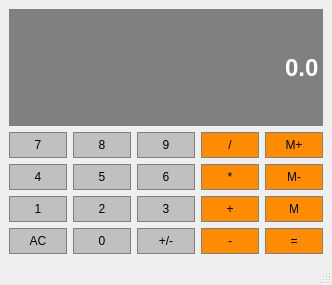
<?xml version="1.0" encoding="UTF-8"?>
<ui version="4.0">
 <class>calculator</class>
 <widget class="QMainWindow" name="calculator">
  <property name="geometry">
   <rect>
    <x>0</x>
    <y>0</y>
    <width>332</width>
    <height>285</height>
   </rect>
  </property>
  <property name="windowTitle">
   <string>MainWindow</string>
  </property>
  <widget class="QWidget" name="centralwidget">
   <layout class="QGridLayout" name="gridLayout">
    <item row="1" column="1">
     <widget class="QPushButton" name="Button8">
      <property name="sizePolicy">
       <sizepolicy hsizetype="Preferred" vsizetype="Preferred">
        <horstretch>0</horstretch>
        <verstretch>0</verstretch>
       </sizepolicy>
      </property>
      <property name="styleSheet">
       <string notr="true">QPushButton{
	background-color:#C0C0C0;
	border:1px solid gray;
	padding:5px;
}
QPushButton:Pressed{
	background-color:#A9A9A9;
	border:1px solid gray;
	padding:5px;
}</string>
      </property>
      <property name="text">
       <string>8</string>
      </property>
     </widget>
    </item>
    <item row="2" column="4">
     <widget class="QPushButton" name="MemSub">
      <property name="sizePolicy">
       <sizepolicy hsizetype="Preferred" vsizetype="Preferred">
        <horstretch>0</horstretch>
        <verstretch>0</verstretch>
       </sizepolicy>
      </property>
      <property name="styleSheet">
       <string notr="true">QPushButton{
	background-color:#FF8C00;
	border:1px solid gray;
	padding:5px;
}
QPushButton:Pressed{
	background-color:#A9A9A9;
	border:1px solid gray;
	padding:5px;
}</string>
      </property>
      <property name="text">
       <string>M-</string>
      </property>
     </widget>
    </item>
    <item row="4" column="1">
     <widget class="QPushButton" name="Button0">
      <property name="sizePolicy">
       <sizepolicy hsizetype="Preferred" vsizetype="Preferred">
        <horstretch>0</horstretch>
        <verstretch>0</verstretch>
       </sizepolicy>
      </property>
      <property name="styleSheet">
       <string notr="true">QPushButton{
	background-color:#C0C0C0;
	border:1px solid gray;
	padding:5px;
}
QPushButton:Pressed{
	background-color:#A9A9A9;
	border:1px solid gray;
	padding:5px;
}</string>
      </property>
      <property name="text">
       <string>0</string>
      </property>
     </widget>
    </item>
    <item row="4" column="2">
     <widget class="QPushButton" name="ChangeSign">
      <property name="sizePolicy">
       <sizepolicy hsizetype="Preferred" vsizetype="Preferred">
        <horstretch>0</horstretch>
        <verstretch>0</verstretch>
       </sizepolicy>
      </property>
      <property name="styleSheet">
       <string notr="true">QPushButton{
	background-color:#C0C0C0;
	border:1px solid gray;
	padding:5px;
}
QPushButton:Pressed{
	background-color:#A9A9A9;
	border:1px solid gray;
	padding:5px;
}</string>
      </property>
      <property name="text">
       <string>+/-</string>
      </property>
     </widget>
    </item>
    <item row="2" column="1">
     <widget class="QPushButton" name="Button5">
      <property name="sizePolicy">
       <sizepolicy hsizetype="Preferred" vsizetype="Preferred">
        <horstretch>0</horstretch>
        <verstretch>0</verstretch>
       </sizepolicy>
      </property>
      <property name="styleSheet">
       <string notr="true">QPushButton{
	background-color:#C0C0C0;
	border:1px solid gray;
	padding:5px;
}
QPushButton:Pressed{
	background-color:#A9A9A9;
	border:1px solid gray;
	padding:5px;
}</string>
      </property>
      <property name="text">
       <string>5</string>
      </property>
     </widget>
    </item>
    <item row="1" column="4">
     <widget class="QPushButton" name="MemAdd">
      <property name="sizePolicy">
       <sizepolicy hsizetype="Preferred" vsizetype="Preferred">
        <horstretch>0</horstretch>
        <verstretch>0</verstretch>
       </sizepolicy>
      </property>
      <property name="styleSheet">
       <string notr="true">QPushButton{
	background-color:#FF8C00;
	border:1px solid gray;
	padding:5px;
}
QPushButton:Pressed{
	background-color:#A9A9A9;
	border:1px solid gray;
	padding:5px;
}</string>
      </property>
      <property name="text">
       <string>M+</string>
      </property>
     </widget>
    </item>
    <item row="1" column="3">
     <widget class="QPushButton" name="Divide">
      <property name="sizePolicy">
       <sizepolicy hsizetype="Preferred" vsizetype="Preferred">
        <horstretch>0</horstretch>
        <verstretch>0</verstretch>
       </sizepolicy>
      </property>
      <property name="styleSheet">
       <string notr="true">QPushButton{
	background-color:#FF8C00;
	border:1px solid gray;
	padding:5px;
}
QPushButton:Pressed{
	background-color:#A9A9A9;
	border:1px solid gray;
	padding:5px;
}</string>
      </property>
      <property name="text">
       <string>/</string>
      </property>
     </widget>
    </item>
    <item row="3" column="2">
     <widget class="QPushButton" name="Button3">
      <property name="sizePolicy">
       <sizepolicy hsizetype="Preferred" vsizetype="Preferred">
        <horstretch>0</horstretch>
        <verstretch>0</verstretch>
       </sizepolicy>
      </property>
      <property name="styleSheet">
       <string notr="true">QPushButton{
	background-color:#C0C0C0;
	border:1px solid gray;
	padding:5px;
}
QPushButton:Pressed{
	background-color:#A9A9A9;
	border:1px solid gray;
	padding:5px;
}</string>
      </property>
      <property name="text">
       <string>3</string>
      </property>
     </widget>
    </item>
    <item row="4" column="3">
     <widget class="QPushButton" name="Subtract">
      <property name="sizePolicy">
       <sizepolicy hsizetype="Preferred" vsizetype="Preferred">
        <horstretch>0</horstretch>
        <verstretch>0</verstretch>
       </sizepolicy>
      </property>
      <property name="styleSheet">
       <string notr="true">QPushButton{
	background-color:#FF8C00;
	border:1px solid gray;
	padding:5px;
}
QPushButton:Pressed{
	background-color:#A9A9A9;
	border:1px solid gray;
	padding:5px;
}</string>
      </property>
      <property name="text">
       <string>-</string>
      </property>
     </widget>
    </item>
    <item row="3" column="1">
     <widget class="QPushButton" name="Button2">
      <property name="sizePolicy">
       <sizepolicy hsizetype="Preferred" vsizetype="Preferred">
        <horstretch>0</horstretch>
        <verstretch>0</verstretch>
       </sizepolicy>
      </property>
      <property name="styleSheet">
       <string notr="true">QPushButton{
	background-color:#C0C0C0;
	border:1px solid gray;
	padding:5px;
}
QPushButton:Pressed{
	background-color:#A9A9A9;
	border:1px solid gray;
	padding:5px;
}</string>
      </property>
      <property name="text">
       <string>2</string>
      </property>
     </widget>
    </item>
    <item row="2" column="3">
     <widget class="QPushButton" name="Multiple">
      <property name="sizePolicy">
       <sizepolicy hsizetype="Preferred" vsizetype="Preferred">
        <horstretch>0</horstretch>
        <verstretch>0</verstretch>
       </sizepolicy>
      </property>
      <property name="styleSheet">
       <string notr="true">QPushButton{
	background-color:#FF8C00;
	border:1px solid gray;
	padding:5px;
}
QPushButton:Pressed{
	background-color:#A9A9A9;
	border:1px solid gray;
	padding:5px;
}</string>
      </property>
      <property name="text">
       <string>*</string>
      </property>
     </widget>
    </item>
    <item row="3" column="0">
     <widget class="QPushButton" name="Button1">
      <property name="sizePolicy">
       <sizepolicy hsizetype="Preferred" vsizetype="Preferred">
        <horstretch>0</horstretch>
        <verstretch>0</verstretch>
       </sizepolicy>
      </property>
      <property name="styleSheet">
       <string notr="true">QPushButton{
	background-color:#C0C0C0;
	border:1px solid gray;
	padding:5px;
}
QPushButton:Pressed{
	background-color:#A9A9A9;
	border:1px solid gray;
	padding:5px;
}</string>
      </property>
      <property name="text">
       <string>1</string>
      </property>
     </widget>
    </item>
    <item row="4" column="4">
     <widget class="QPushButton" name="Equal">
      <property name="sizePolicy">
       <sizepolicy hsizetype="Preferred" vsizetype="Preferred">
        <horstretch>0</horstretch>
        <verstretch>0</verstretch>
       </sizepolicy>
      </property>
      <property name="styleSheet">
       <string notr="true">QPushButton{
	background-color:#FF8C00;
	border:1px solid gray;
	padding:5px;
}
QPushButton:Pressed{
	background-color:#A9A9A9;
	border:1px solid gray;
	padding:5px;
}</string>
      </property>
      <property name="text">
       <string>=</string>
      </property>
     </widget>
    </item>
    <item row="1" column="0">
     <widget class="QPushButton" name="Button7">
      <property name="sizePolicy">
       <sizepolicy hsizetype="Preferred" vsizetype="Preferred">
        <horstretch>0</horstretch>
        <verstretch>0</verstretch>
       </sizepolicy>
      </property>
      <property name="styleSheet">
       <string notr="true">QPushButton{
	background-color:#C0C0C0;
	border:1px solid gray;
	padding:5px;
}
QPushButton:Pressed{
	background-color:#A9A9A9;
	border:1px solid gray;
	padding:5px;
}</string>
      </property>
      <property name="text">
       <string>7</string>
      </property>
     </widget>
    </item>
    <item row="1" column="2">
     <widget class="QPushButton" name="Button9">
      <property name="sizePolicy">
       <sizepolicy hsizetype="Preferred" vsizetype="Preferred">
        <horstretch>0</horstretch>
        <verstretch>0</verstretch>
       </sizepolicy>
      </property>
      <property name="styleSheet">
       <string notr="true">QPushButton{
	background-color:#C0C0C0;
	border:1px solid gray;
	padding:5px;
}
QPushButton:Pressed{
	background-color:#A9A9A9;
	border:1px solid gray;
	padding:5px;
}</string>
      </property>
      <property name="text">
       <string>9</string>
      </property>
     </widget>
    </item>
    <item row="4" column="0">
     <widget class="QPushButton" name="Clear">
      <property name="sizePolicy">
       <sizepolicy hsizetype="Preferred" vsizetype="Preferred">
        <horstretch>0</horstretch>
        <verstretch>0</verstretch>
       </sizepolicy>
      </property>
      <property name="styleSheet">
       <string notr="true">QPushButton{
	background-color:#C0C0C0;
	border:1px solid gray;
	padding:5px;
}
QPushButton:Pressed{
	background-color:#A9A9A9;
	border:1px solid gray;
	padding:5px;
}</string>
      </property>
      <property name="text">
       <string>AC</string>
      </property>
     </widget>
    </item>
    <item row="3" column="4">
     <widget class="QPushButton" name="MemClear">
      <property name="sizePolicy">
       <sizepolicy hsizetype="Preferred" vsizetype="Preferred">
        <horstretch>0</horstretch>
        <verstretch>0</verstretch>
       </sizepolicy>
      </property>
      <property name="styleSheet">
       <string notr="true">QPushButton{
	background-color:#FF8C00;
	border:1px solid gray;
	padding:5px;
}
QPushButton:Pressed{
	background-color:#A9A9A9;
	border:1px solid gray;
	padding:5px;
}</string>
      </property>
      <property name="text">
       <string>M</string>
      </property>
     </widget>
    </item>
    <item row="2" column="2">
     <widget class="QPushButton" name="Button6">
      <property name="sizePolicy">
       <sizepolicy hsizetype="Preferred" vsizetype="Preferred">
        <horstretch>0</horstretch>
        <verstretch>0</verstretch>
       </sizepolicy>
      </property>
      <property name="styleSheet">
       <string notr="true">QPushButton{
	background-color:#C0C0C0;
	border:1px solid gray;
	padding:5px;
}
QPushButton:Pressed{
	background-color:#A9A9A9;
	border:1px solid gray;
	padding:5px;
}</string>
      </property>
      <property name="text">
       <string>6</string>
      </property>
     </widget>
    </item>
    <item row="3" column="3">
     <widget class="QPushButton" name="Add">
      <property name="sizePolicy">
       <sizepolicy hsizetype="Preferred" vsizetype="Preferred">
        <horstretch>0</horstretch>
        <verstretch>0</verstretch>
       </sizepolicy>
      </property>
      <property name="styleSheet">
       <string notr="true">QPushButton{
	background-color:#FF8C00;
	border:1px solid gray;
	padding:5px;
}
QPushButton:Pressed{
	background-color:#A9A9A9;
	border:1px solid gray;
	padding:5px;
}</string>
      </property>
      <property name="text">
       <string>+</string>
      </property>
     </widget>
    </item>
    <item row="2" column="0">
     <widget class="QPushButton" name="Button4">
      <property name="sizePolicy">
       <sizepolicy hsizetype="Preferred" vsizetype="Preferred">
        <horstretch>0</horstretch>
        <verstretch>0</verstretch>
       </sizepolicy>
      </property>
      <property name="styleSheet">
       <string notr="true">QPushButton{
	background-color:#C0C0C0;
	border:1px solid gray;
	padding:5px;
}
QPushButton:Pressed{
	background-color:#A9A9A9;
	border:1px solid gray;
	padding:5px;
}</string>
      </property>
      <property name="text">
       <string>4</string>
      </property>
     </widget>
    </item>
    <item row="0" column="0" colspan="5">
     <widget class="QLineEdit" name="Display">
      <property name="sizePolicy">
       <sizepolicy hsizetype="Preferred" vsizetype="Expanding">
        <horstretch>0</horstretch>
        <verstretch>0</verstretch>
       </sizepolicy>
      </property>
      <property name="font">
       <font>
        <family>Arial</family>
        <pointsize>18</pointsize>
        <weight>75</weight>
        <bold>true</bold>
       </font>
      </property>
      <property name="styleSheet">
       <string notr="true">QLineEdit{
	background-color:gray;
	border:1px solid gray;
	color:#ffffff;
}
</string>
      </property>
      <property name="text">
       <string>0.0</string>
      </property>
      <property name="alignment">
       <set>Qt::AlignRight|Qt::AlignTrailing|Qt::AlignVCenter</set>
      </property>
     </widget>
    </item>
   </layout>
  </widget>
  <widget class="QMenuBar" name="menubar">
   <property name="geometry">
    <rect>
     <x>0</x>
     <y>0</y>
     <width>332</width>
     <height>25</height>
    </rect>
   </property>
  </widget>
  <widget class="QStatusBar" name="statusbar"/>
 </widget>
 <resources/>
 <connections/>
</ui>
